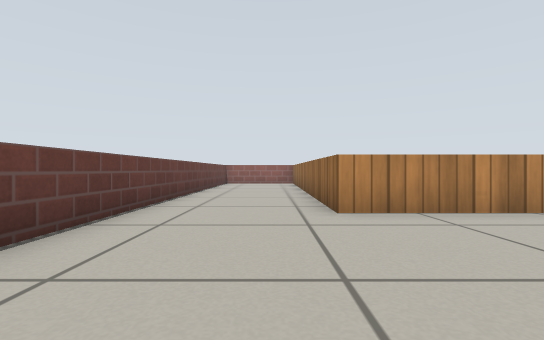
[1] (above)

17 first-person views from a walk through a Gazebo world. The camera is 0.37 m above the floor, looks level and sees 85° across. Floor lines are 1 m apart. The floor is counted in squares, 0.5 m on a side. Each view is taken from the middle of a square. On the plan, view 1 faces up. The plan holds only what a view shows up to about 10 squares ahead; the rest is blank. Gazebo's built-in surfaces are drawn with simple patterns.

[2]
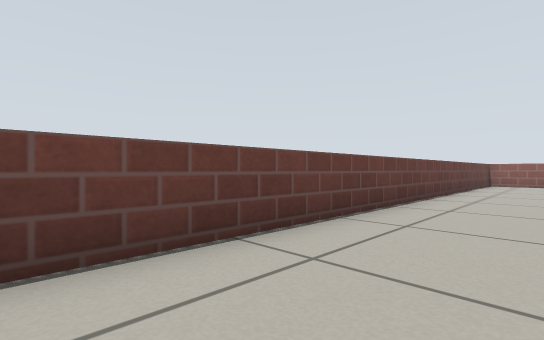

[3]
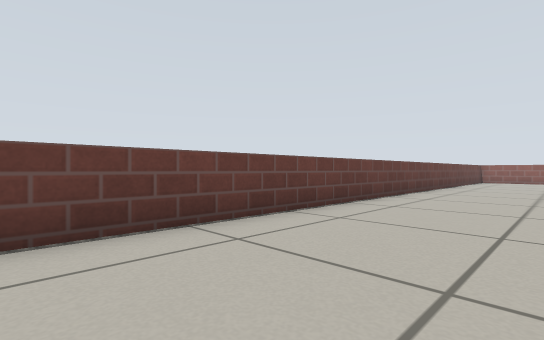

[4]
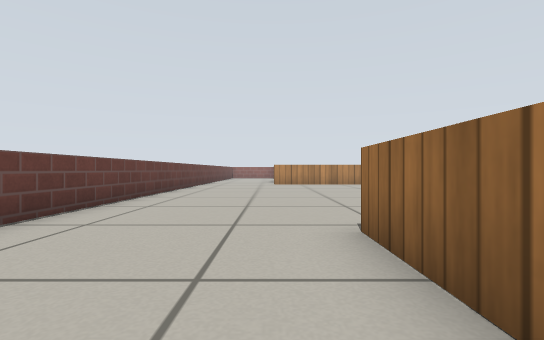

[5]
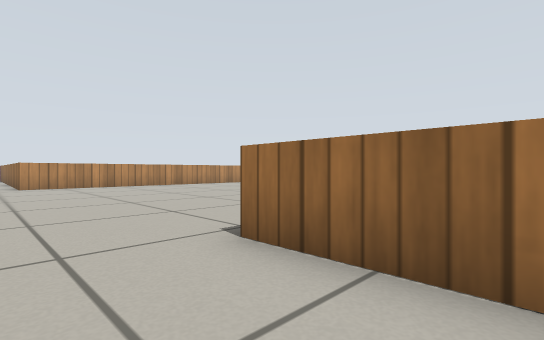

[6]
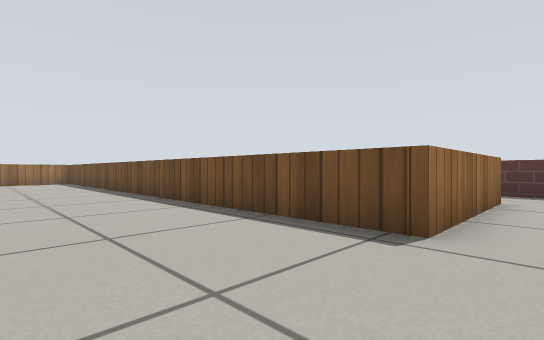

[7]
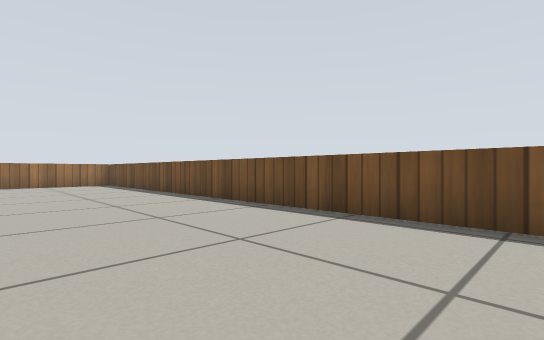

[8]
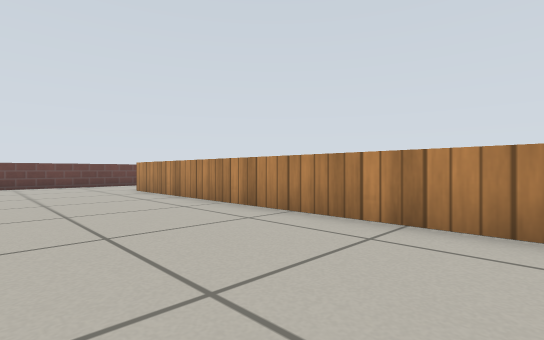

[9]
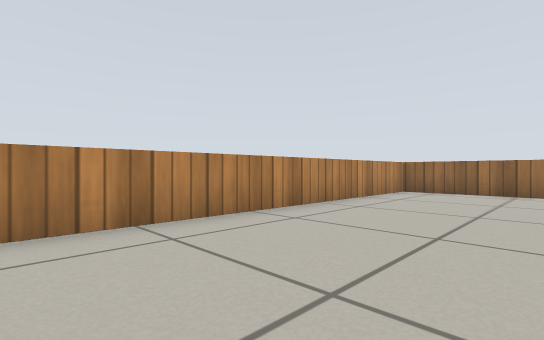

[10]
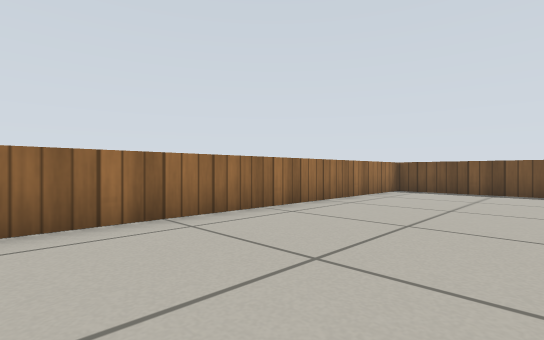

[11]
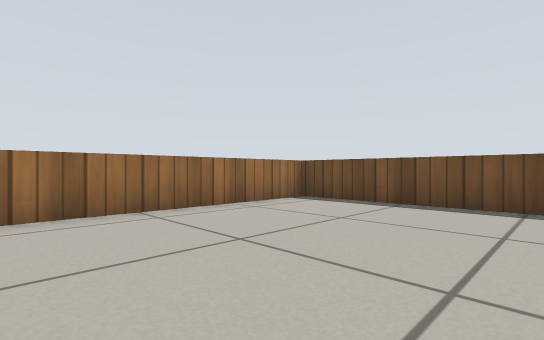

[12]
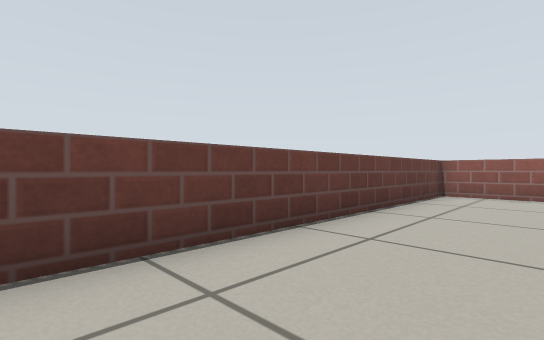

[13]
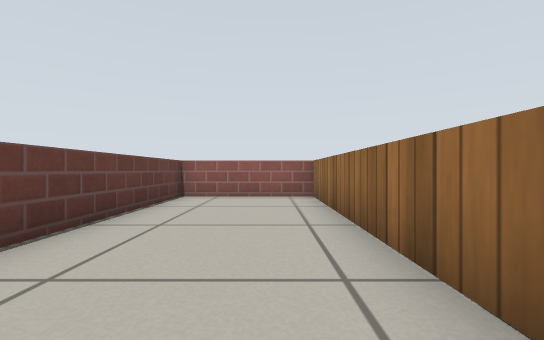

[14]
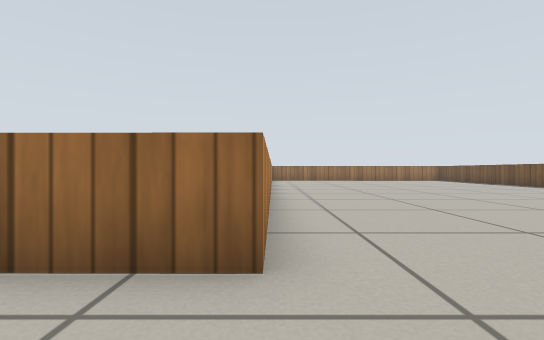

[15]
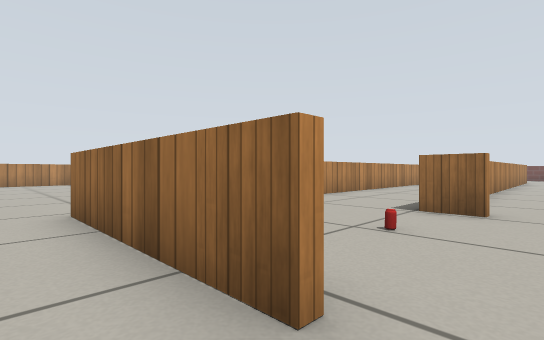

[16]
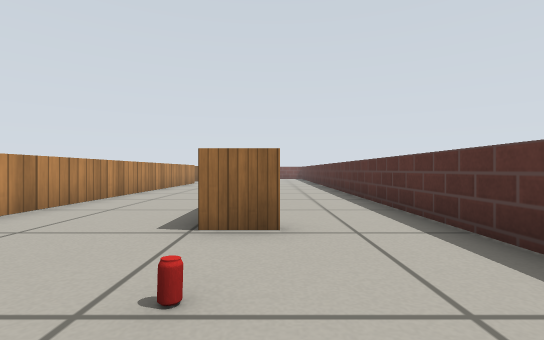

[17]
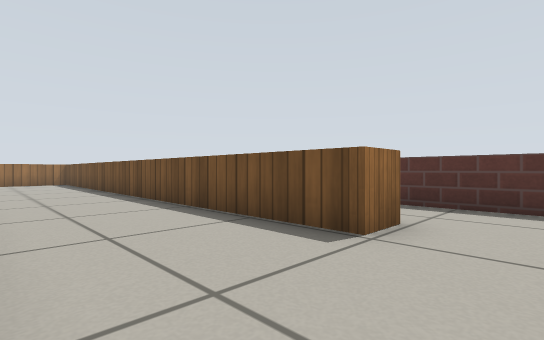

### Floor plan
Points are (right, up) in squares from view 1. A wall is a line through its corners. A room is listed if a view was taken in it or the views show most of it. See-through windows are left out.
Room 1 (views 1, 2, 3, 4, 5, 6, 7, 8, 9, 10, 11, 12, 13, 14, 15)
walls: (2.1, -11.2) (2.1, -6.4) (19.3, -6.5) (19.3, 5) (1.1, 5.1) (1.2, 16.3) (-2.5, 16.3) (-2.6, -6.1); (1.4, -13.3) (2.4, -13.4)
ways out: opening at (2, -12.5) to room 2
Room 2 (views 16, 17)
walls: (13, -6.7) (7.7, -6.7); (6.6, -11.2) (6.6, -10.1) (16, -10.1)
ways out: opening at (2, -12.5) to room 1; opening at (6, -12.5)
objects: drink can (5, -10)

Where each view was taken, in squares from view 1:
view 1: 0 up, 0 right, facing up
view 2: 0 up, 0 right, facing up-left
view 3: 4 down, 1 right, facing up-left
view 4: 10 down, 1 right, facing up
view 5: 9 down, 0 right, facing up-right
view 6: 3 down, 1 right, facing down-right
view 7: 2 down, 4 right, facing down-right
view 8: 1 up, 12 right, facing up-left
view 9: 1 up, 9 right, facing up-right
view 10: 4 up, 15 right, facing down-right
view 11: 0 up, 14 right, facing down-right
view 12: 7 up, 0 right, facing up-left
view 13: 8 up, 0 right, facing up
view 14: 5 up, 1 left, facing right
view 15: 12 down, 1 right, facing up-right
view 16: 11 down, 3 right, facing right
view 17: 7 down, 5 right, facing down-right
